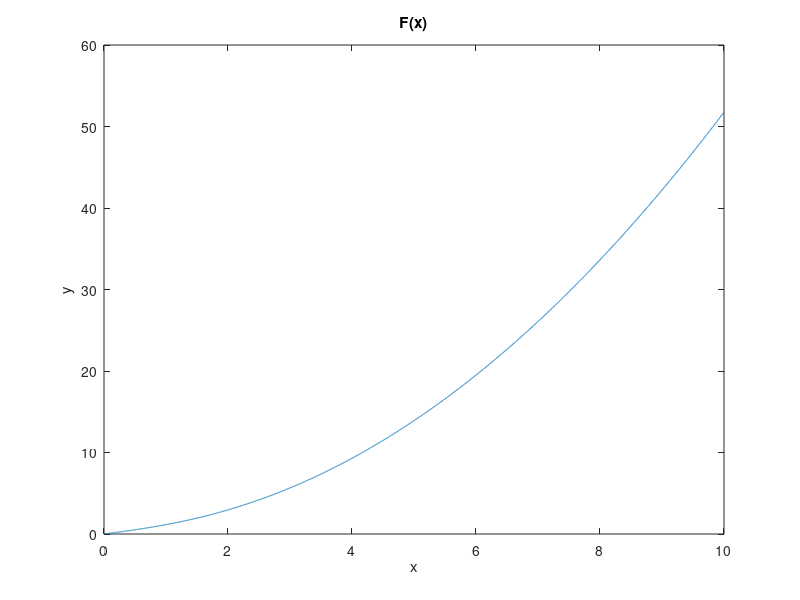

This chart was generated by the following MATLAB code:
%% 离散化求解不定积分
dx = 0.001; % 步长
x = 0:dx:10; % x=[0,10]范围
f = sqrt(x.^2+1);
f = f*dx; % 小矩形面积
F = zeros(1,length(f)); % 原函数
for i=1:length(f)
    F(i) = sum(f(1:i));
end
%% 绘制图像
plot(x,F);
title('F(x)');
xlabel('x');
ylabel('y');
%% 若积分前函数不具有原函数则将所得数据曲线拟合
